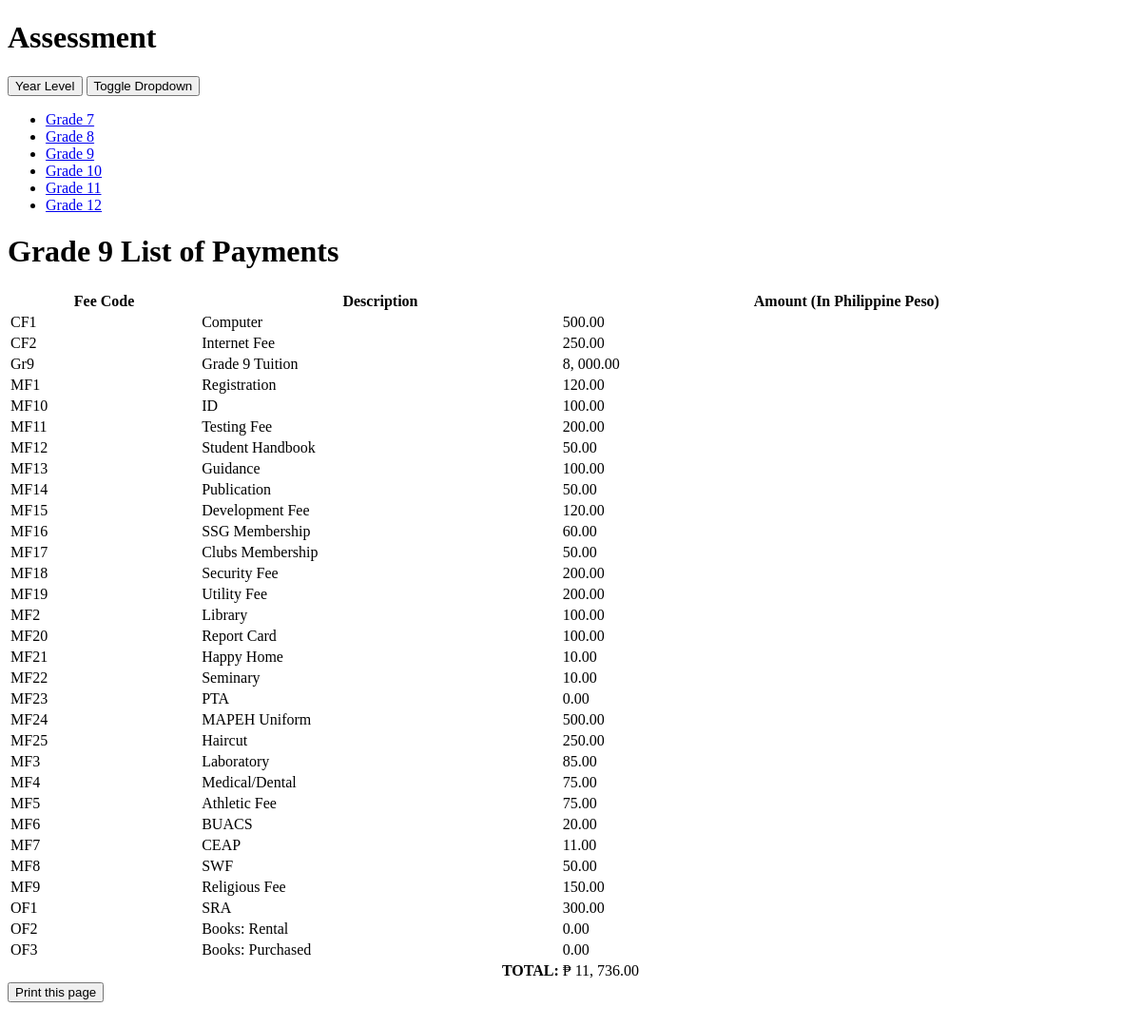
/AssessmentGrade9a.php, run on an earlier commit of the app's database.
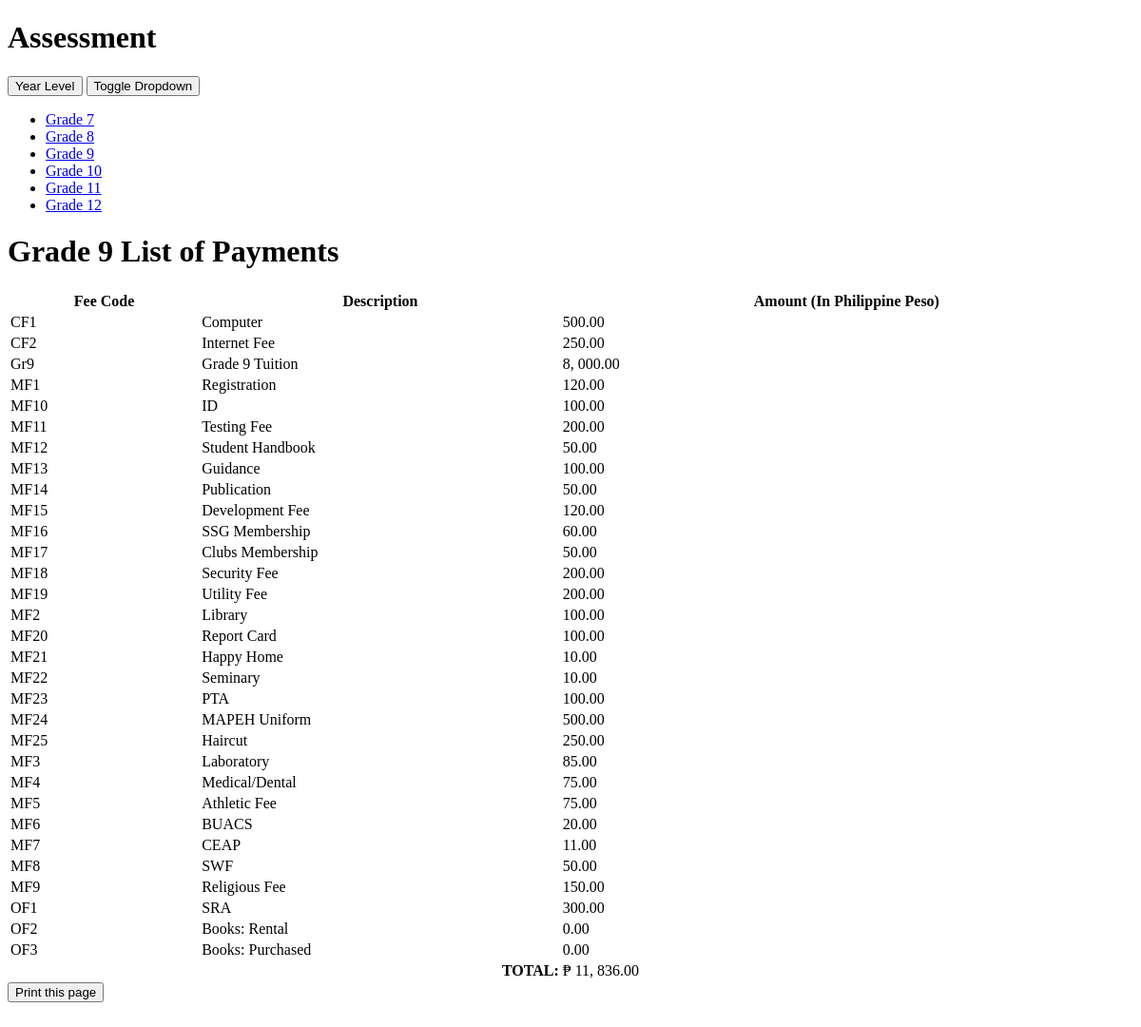
And on a later commit of the database.
### tables this page shows
CREATE TABLE `fees` (
  `Fee_code` varchar(5) NOT NULL,
  `Description` varchar(100) DEFAULT NULL,
  `Amount` double(10,2) DEFAULT NULL,
  PRIMARY KEY (`Fee_code`)
);

### AssessmentGrade9a.php (the view, shortened to what this page needs)
<!DOCTYPE html>
<html lang="en">
<head>
</head>
<body>
    <div id="wrapper">
                <div id="page-wrapper">
            <div class="row">
                <div class="col-lg-12">
                    <h1 class="page-header">Assessment</h1>
                </div>
            </div>
             <tbody>
              <tr>
                <td>
                  <div class="no-print">
                    <div class="btn-group">
                      <button type="button" class="btn btn-default"><i class=""></i> Year Level</button>
                      <button type="button" class="btn btn-default dropdown-toggle" data-toggle="dropdown" aria-expanded="false">
                        <span class="sr-only">Toggle Dropdown</span>
                      </button>
                      <ul class="dropdown-menu" role="menu">
                        <li><a href="AssessmentGrade7a.php">Grade 7</a></li>
                        <li><a href="AssessmentGrade8a.php">Grade 8</a></li>
                        <li><a href="AssessmentGrade9a.php">Grade 9</a></li>
          					   <li><a href="AssessmentGrade10a.php">Grade 10</a></li>
                       <li><a href="AssessmentGrade11a.php">Grade 11</a></li>
                       <li><a href="AssessmentGrade12a.php">Grade 12</a></li>
                      </ul>
                    </div>
                  </div>
                </td>
				<div class="row">
                <div class="col-lg-12">
                    <div class="panel panel-default">
                        <div class="panel-heading">
                            <h1> Grade 9 List of Payments </h1>
						</div>
                        <div class="panel-body">
                            <table width="100%" class="table table-striped table-bordered table-hover">
                                <thead>
                                    <tr>
                                        <th>Fee Code</th>
                                        <th>Description</th>
										<th>Amount (In Philippine Peso)</th>
                                    </tr>
                                </thead>
                                <tbody>
									<?php
										$tot = 0;
                                        $cn = new connection();
                                        $conn = $cn->connectDB($_SESSION['database']);
										$query = 'SELECT * FROM fees WHERE Fee_code NOT IN ("Gr7", "Gr8", "Gr10", "Gr11", "Gr12", "MF27", "MF26", "MF28", "MF29", "MF30", "MF31", "MF32")';
										$result = mysqli_query($conn, $query);
										while($row = mysqli_fetch_row($result))
										{
											$tro = $row[2];
											$tro = number_format($tro, 2, '.', ', ');
											?>
											<tr>
												<td><?php echo $row[0]; ?></td>
												<td><?php echo $row[1]; ?></td>
												<td><?php echo $tro; ?></td>
											</tr>
											<?php
												$tot = $tot + $row[2];
										}
										$tot = number_format($tot, 2, '.', ', ');
									?>
										<tr>
											<td colspan="2" style="text-align: right;"><strong>TOTAL:</strong></td>
											<td>&#x20B1; <?php echo $tot; ?></td>
										</tr>
								</tbody>
                            </table>
</div>
   </tr>
     <tfoot>
   <tr>
     <div class="no-print">
       <td valign="bottom" align="right">
       <button onclick="myFunction()"  class="btn btn-default pull-right" >Print this page</button>
     </div>
     </div>
    </div>
   <br>
</body>
</html>

What changed in the data, as far as the page shows it:
changed fees "MF23": Amount "0.00" → "100.00"
Also different on the page:
$tot: "11, 736.00" → "11, 836.00"
